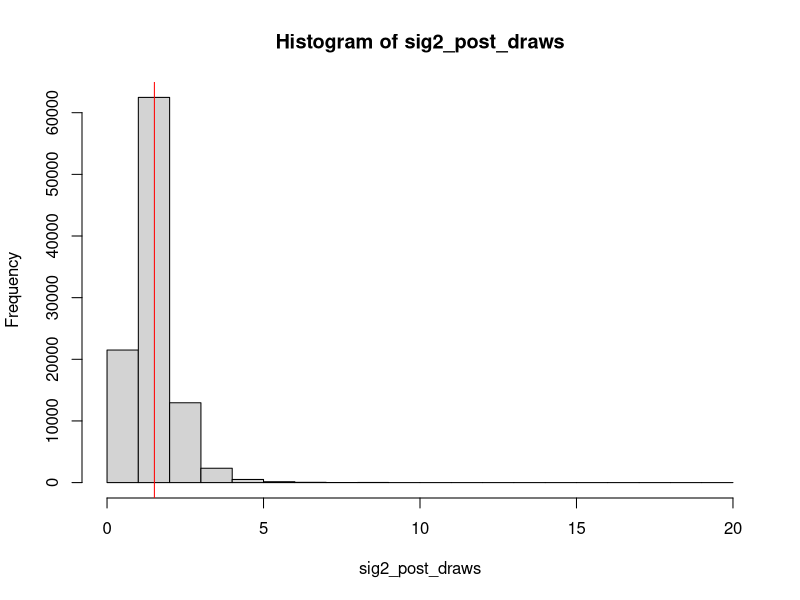
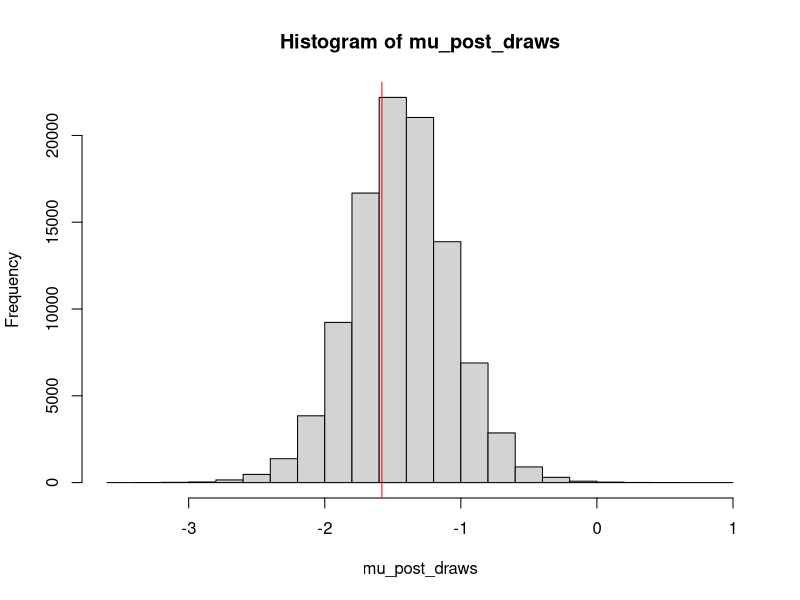

Reproduce these figures in R, in order.
## ---- chunk 1
X<-sleep$extra[sleep$group==1] - sleep$extra[sleep$group==2]
n<-length(X)
## ---- chunk 2
# Easier to inrpret priors in terms of means and variances
# Inversegamma prior for variance:
prior_var_mean<-1
prior_var_var<-10
alpha0<- 2 + prior_var_mean^2/prior_var_var
beta0<- prior_var_mean*(alpha0-1)

# Normal Prior for mean, given variance
mu0<-0
n0<-1

# Posterior
n_post<-n+n0
mu0_post<-(n/n_post)*mean(X) + (n0/n_post)*mu0
alpha_post<-alpha0+(1/2)*n
beta_post<-beta0 + (1/2)*sum((X-mean(X))^2)+(n*n0/(2*n_post))*(mean(X)-mu0)^2
## ---- chunk 3
MC_draws<-100000
sig2_post_draws<-1/rgamma(MC_draws,shape=alpha_post,scale=1/beta_post)
hist(sig2_post_draws)
abline(v=var(X),col="red")
## ---- chunk 4
mu_post_draws<-rnorm(MC_draws,mean=mu0_post,sd=sqrt(sig2_post_draws/n_post))
hist(mu_post_draws)
abline(v=mean(X),col="red")
## ---- chunk 5
alpha<-0.05
quantile(mu_post_draws,probs=c(alpha/2,1-alpha/2))
quantile(sig2_post_draws,probs=c(alpha/2,1-alpha/2))
## ---- chunk 6
t.test(X)
